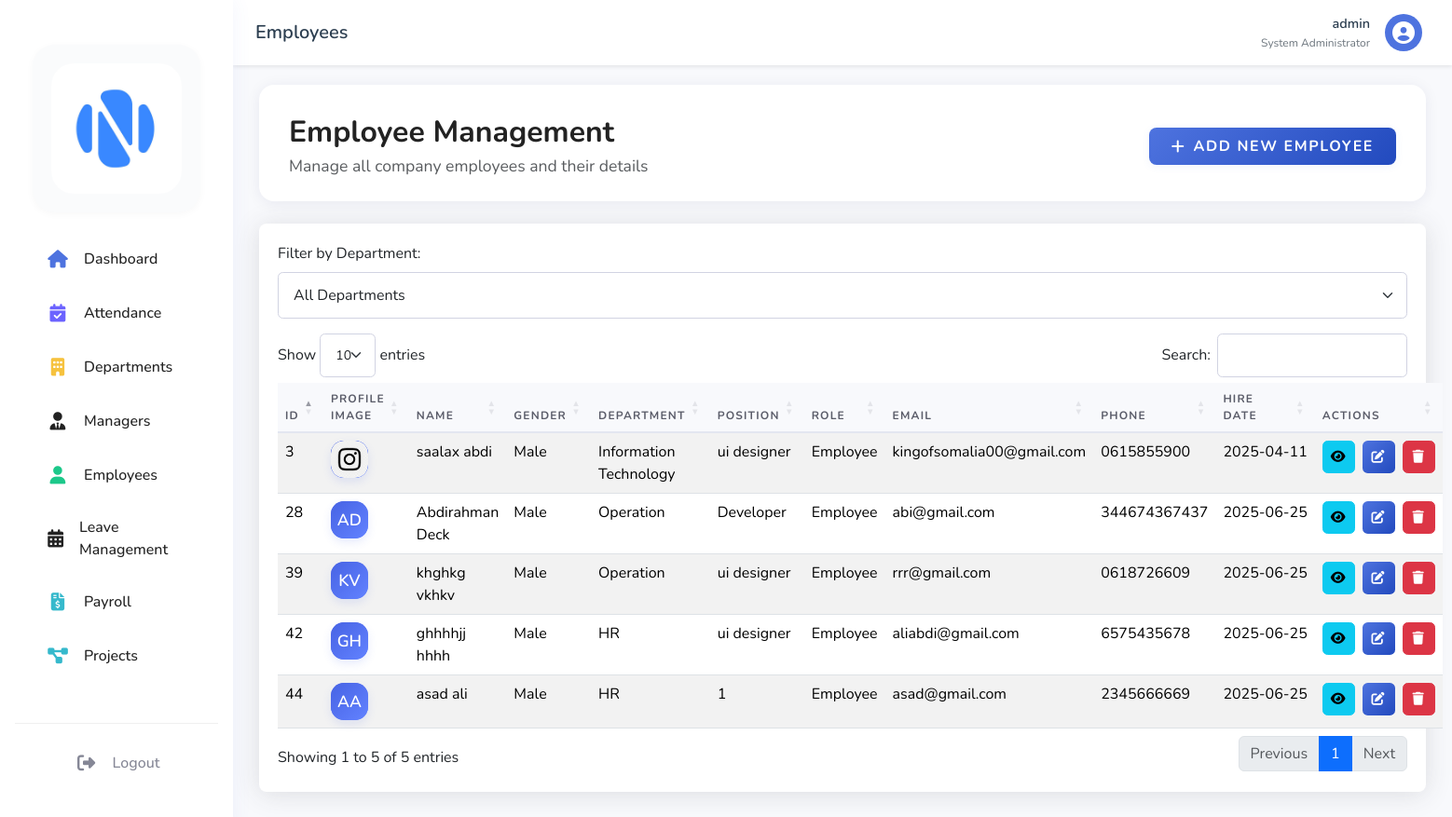
The page /dashboard/admin/employees.php (signed in) on the database its author committed.
### tables this page shows
CREATE TABLE `users` (
  `user_id` int(11) NOT NULL,
  `username` varchar(50) NOT NULL,
  `password` varchar(255) NOT NULL,
  `email` varchar(100) NOT NULL,
  `role` enum('admin','hr','manager','employee') NOT NULL,
  `status` enum('active','inactive','on_leave','deleted') DEFAULT 'active',
  `created_at` timestamp NOT NULL DEFAULT CURRENT_TIMESTAMP,
  `last_login` timestamp NULL DEFAULT NULL,
  `reset_token` varchar(64) DEFAULT NULL,
  `reset_token_expires` datetime DEFAULT NULL,
  `reset_code` varchar(6) DEFAULT NULL,
  `reset_code_expires` datetime DEFAULT NULL
);

CREATE TABLE `employees` (
  `emp_id` int(11) NOT NULL,
  `user_id` int(11) DEFAULT NULL,
  `first_name` varchar(50) NOT NULL,
  `last_name` varchar(50) NOT NULL,
  `dept_id` int(11) DEFAULT NULL,
  `position` varchar(100) DEFAULT NULL,
  `hire_date` date DEFAULT NULL,
  `basic_salary` decimal(10,2) DEFAULT '0.00',
  `salary` decimal(10,2) DEFAULT NULL,
  `phone` varchar(20) DEFAULT NULL,
  `address` text,
  `profile_image` varchar(255) DEFAULT NULL,
  `gender` enum('male','female') NOT NULL DEFAULT 'male'
);

CREATE TABLE `departments` (
  `dept_id` int(11) NOT NULL,
  `dept_name` varchar(100) NOT NULL,
  `dept_head` int(11) DEFAULT NULL,
  `created_at` timestamp NOT NULL DEFAULT CURRENT_TIMESTAMP
);

### dashboard/admin/employees.php (the view, shortened to what this page needs)
<?php
require_once '../../config/database.php';
try {
    $stmt = $pdo->query("
        SELECT e.*, u.username, u.email, u.role, d.dept_name
        FROM employees e
        JOIN users u ON e.user_id = u.user_id
        LEFT JOIN departments d ON e.dept_id = d.dept_id
        WHERE u.role = 'employee' AND u.status = 'active'
        ORDER BY e.first_name
    ");
    $employees = $stmt->fetchAll();
} catch (PDOException $e) {
    $error = "Error fetching data: " . $e->getMessage();
}
?>
<!DOCTYPE html>
<html lang="en">
<head>
    <link href="https://cdn.jsdelivr.net/npm/bootstrap@5.3.2/dist/css/bootstrap.min.css" rel="stylesheet">
    <link rel="stylesheet" href="https://cdnjs.cloudflare.com/ajax/libs/font-awesome/6.4.0/css/all.min.css">
    <link rel="stylesheet" href="https://cdn.datatables.net/1.11.5/css/dataTables.bootstrap5.min.css">
    <link rel="stylesheet" href="../../assets/css/dashboard.css">
</head>
<body>
    <?php include 'includes/sidebar.php'; ?>
    <div class="main-content">
        <?php include 'includes/topbar.php'; ?>
        <div class="container-fluid">
            <div class="dashboard-header mb-4" style="border-radius: 16px; box-shadow: 0 2px 16px rgba(30,34,90,0.07); padding: 2rem 2rem 1.5rem 2rem; background: #fff;">
                <div class="d-flex justify-content-between align-items-center flex-wrap">
                    <div class="pe-3">
                        <h1 class="fw-bold mb-1" style="font-size:2rem; color:#222;">Employee Management</h1>
                        <div class="text-muted" style="font-size:1.1rem;">Manage all company employees and their details</div>
                    </div>
                    <button class="btn btn-primary fw-bold px-4 py-2 d-flex align-items-center" style="font-size:1rem; border-radius:8px; box-shadow:0 2px 8px rgba(78,115,223,0.08);" data-bs-toggle="modal" data-bs-target="#addEmployeeModal">
                        <i class="fas fa-plus me-2"></i> ADD NEW EMPLOYEE
                    </button>
                </div>
            </div>
            <div class="card">
                <div class="card-body">
                    <div class="mb-3">
    <label class="form-label">Filter by Department:</label>
    <select class="form-select" id="departmentFilter">
        <option value="">All Departments</option>
    </select>
</div>
                    <table id="employeesTable" class="table table-striped">
                        <thead>
                            <tr>
    <th>ID</th>
    <th>Profile Image</th>
    <th>Name</th>
    <th>Gender</th>
    <th>Department</th>
    <th>Position</th>
    <th>Role</th>
    <th>Email</th>
    <th>Phone</th>
    <th>Hire Date</th>
    <th>Actions</th>
</tr>
                        </thead>
                        <tbody>
                            <?php foreach ($employees as $emp): ?>
<tr>
    <td><?php echo $emp['emp_id']; ?></td>
    <td>
        <div class="team-avatar">
    <div class="team-avatar">
    <?php if (!empty($emp['profile_image'])): ?>
        <img src="../../uploads/profile_photos/<?php echo htmlspecialchars($emp['profile_image']); ?>" alt="Profile" />
    <?php else: ?>
        <?php
        $initials = strtoupper(substr($emp['first_name'], 0, 1) . substr($emp['last_name'], 0, 1));
        echo $initials;
        ?>
    <?php endif; ?>
</div>
</div>
    </td>
    <td><?php echo htmlspecialchars($emp['first_name'] . ' ' . $emp['last_name']); ?></td>
    <td><?php echo ucfirst($emp['gender']); ?></td>
                                <td><?php echo htmlspecialchars($emp['dept_name'] ?? 'Not Assigned'); ?></td>
                                <td><?php echo htmlspecialchars($emp['position']); ?></td>
                                <td><?php echo ucfirst($emp['role']); ?></td>
                                <td><?php echo htmlspecialchars($emp['email']); ?></td>
                                <td><?php echo htmlspecialchars($emp['phone']); ?></td>
                                <td class="text-nowrap"><?php echo date('Y-m-d', strtotime($emp['hire_date'])); ?></td>
                                <td>
                                    <div class="d-flex gap-2 justify-content-center align-items-center">
                                        <button class="btn btn-sm btn-info" style="width: 35px; height: 35px; padding: 0; display: flex; align-items: center; justify-content: center;" onclick="viewEmployee(<?php echo htmlspecialchars(json_encode($emp)); ?>)">
                                            <i class="fas fa-eye"></i>
                                        </button>
                                        <button class="btn btn-sm btn-primary" style="width: 35px; height: 35px; padding: 0; display: flex; align-items: center; justify-content: center;" onclick="editEmployee(<?php echo htmlspecialchars(json_encode($emp)); ?>)">
                                            <i class="fas fa-edit"></i>
                                        </button>
                                        <button class="btn btn-sm btn-danger" style="width: 35px; height: 35px; padding: 0; display: flex; align-items: center; justify-content: center;" onclick="deleteEmployee(<?php echo $emp['user_id']; ?>)">
                                            <i class="fas fa-trash"></i>
                                        </button>
                                    </div>
                                </td>
                            </tr>
                            <?php endforeach; ?>
                        </tbody>
                    </table>
                </div>
            </div>
        </div>
    </div>
</body>
</html>

### dashboard/admin/includes/topbar.php (shortened to what this page needs)
<?php
$stmt = $pdo->prepare("SELECT * FROM users WHERE user_id = ? AND role = 'admin'");
$stmt->execute([$_SESSION['user_id']]);
$admin = $stmt->fetch();
?>
<nav class="topbar">
    <div class="topbar-left">
        <div class="page-title">
            <?php
            $current_page = basename($_SERVER['PHP_SELF'], '.php');
            echo ucfirst($current_page);
            ?>
        </div>
    </div>
    <div class="topbar-right">
        <div class="profile-dropdown">
            <button class="profile-btn" onclick="toggleProfileMenu()">
                <div class="profile-info">
                    <span class="profile-name"><?php echo htmlspecialchars($admin['username']); ?></span>
                    <span class="profile-department">System Administrator</span>
                </div>
                <div class="profile-avatar">
                    <i class="fas fa-user-circle"></i>
                </div>
            </button>
        </div>
    </div>
</nav>

### assets/css/dashboard.css (style rules this page uses)
.team-avatar { width: 40px; height: 40px; border-radius: 14px; background: linear-gradient(135deg, #4763E4, #6282FF); color: #fff; display: flex; align-items: center; justify-content: center; font-weight: 600; font-size: 1.1rem; box-shadow: 0 4px 10px rgba(71, 99, 228, 0.13); overflow: hidden; }
.team-avatar img { width: 100%; height: 100%; object-fit: cover; border-radius: 14px; }
:root { --sidebar-width: 250px; --sidebar-collapsed-width: 70px; --topbar-height: 60px; --primary-color: #4e73df; --secondary-color: #858796; --success-color: #1cc88a; --info-color: #36b9cc; --warning-color: #f6c23e; --danger-color: #e74a3b; }
body { font-family: 'Nunito', sans-serif; background-color: #f8f9fc; }
.main-content { margin-left: 250px; padding: 1rem; padding-top: 75px; transition: all 0.3s ease; min-height: 100vh; }
.topbar { position: fixed; top: 0; right: 0; left: 250px; height: 60px; background: white; box-shadow: 0 2px 4px rgba(0,0,0,0.1); padding: 0 1rem; display: flex; align-items: center; transition: all 0.3s ease; z-index: 1030; }
.card-body { padding: 1.25rem; }
.container-fluid { padding-top: 1rem; }
.card { margin-bottom: 1rem; }

### dashboard/admin/employees.php (style rules this page uses)
:root { --primary-color: #4e73df; --secondary-color: #858796; --success-color: #1cc88a; --info-color: #36b9cc; --warning-color: #f6c23e; --danger-color: #e74a3b; --light-color: #f8f9fc; --dark-color: #5a5c69; }
body { font-family: 'Nunito', sans-serif; background-color: #f8f9fc; }
.main-content { background-color: #f8f9fc; min-height: 100vh; }
.card { border: none; border-radius: 0.5rem; box-shadow: 0 0.15rem 1.75rem 0 rgba(58, 59, 69, 0.15); margin-bottom: 1.5rem; }
.table thead th { background-color: #f8f9fc; border-bottom: 2px solid #e3e6f0; color: var(--dark-color); font-weight: 700; text-transform: uppercase; font-size: 0.75rem; letter-spacing: 0.1em; }
.form-control, .form-select { border-radius: 0.35rem; border: 1px solid #d1d3e2; padding: 0.75rem 1rem; }
.btn { padding: 0.75rem 1.5rem; font-weight: 600; text-transform: uppercase; letter-spacing: 0.1em; border-radius: 0.35rem; transition: all 0.2s ease; }
.btn-primary { background: linear-gradient(135deg, var(--primary-color) 0%, #224abe 100%); border: none; }

### dashboard/admin/includes/topbar.php (style rules this page uses)
.topbar { position: fixed; top: 0; right: 0; left: 250px; height: 70px; background: #fff; display: flex; align-items: center; justify-content: space-between; padding: 0 1.5rem; z-index: 1030; box-shadow: 0 2px 4px rgba(0, 0, 0, 0.08); transition: all 0.3s ease; }
.topbar-left { display: flex; align-items: center; gap: 1rem; }
.page-title { font-size: 1.25rem; font-weight: 600; color: #2c3e50; }
.topbar-right { display: flex; align-items: center; gap: 1rem; }
.profile-dropdown { position: relative; }
.profile-btn { display: flex; align-items: center; gap: 1rem; background: none; border: none; padding: 0.5rem; cursor: pointer; border-radius: 0.375rem; transition: background-color 0.3s ease; }
.profile-info { text-align: right; }
.profile-name { display: block; font-weight: 600; color: #2c3e50; font-size: 0.9rem; }
.profile-department { display: block; color: #6c757d; font-size: 0.75rem; }
.profile-avatar { width: 40px; height: 40px; background: #4e73df; border-radius: 50%; display: flex; align-items: center; justify-content: center; color: #fff; }
.profile-avatar i { font-size: 1.5rem; }

### rows shown on the page
users: username "admin"
employees: emp_id "28", initials "AD", first_name+last_name "Abdirahman Deck", gender "Male", dept.dept_name "Operation", position "Developer", user.role "Employee", user.email "abi@gmail.com", phone "344674367437", hire_date "2025-06-25"
employees: emp_id "44", initials "AA", first_name+last_name "asad ali", gender "Male", dept.dept_name "HR", position "1", user.role "Employee", user.email "asad@gmail.com", phone "2345666669", hire_date "2025-06-25"
employees: emp_id "42", initials "GH", first_name+last_name "ghhhhjj hhhh", gender "Male", dept.dept_name "HR", position "ui designer", user.role "Employee", user.email "aliabdi@gmail.com", phone "6575435678", hire_date "2025-06-25"
employees: emp_id "39", initials "KV", first_name+last_name "khghkg vkhkv", gender "Male", dept.dept_name "Operation", position "ui designer", user.role "Employee", user.email "rrr@gmail.com", phone "0618726609", hire_date "2025-06-25"
employees: emp_id "3", profile_image (picture), first_name+last_name "saalax abdi", gender "Male", dept.dept_name "Information Technology", position "ui designer", user.role "Employee", user.email "kingofsomalia00@gmail.com", phone "0615855900", hire_date "2025-04-11"

### other values the page prints
$current_page "Employees"
